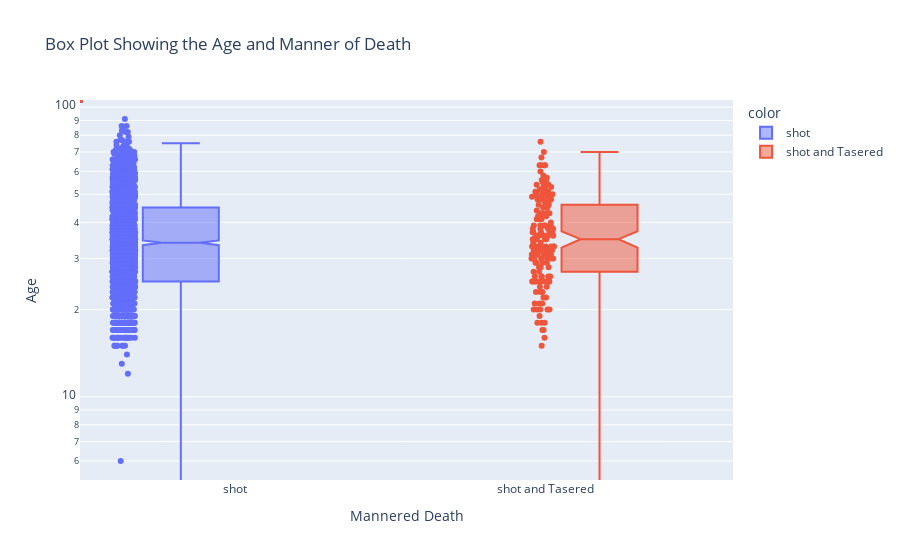

Notebook source saved alongside this figure:
### Code cell
box = px.box(x=df_fatalities.manner_of_death,y=df_fatalities.age,color=df_fatalities.manner_of_death, notched=True,points='all',
             title='Box Plot Showing the Age and Manner of Death')
 
box.update_layout(yaxis=dict(type='log'),xaxis_title="Mannered Death",yaxis_title="Age")
 
box.show()

### Figure 1 — Plotly figure (JSON) as saved in the notebook; plotly's stock layout.template omitted (floating-point values rounded to 4 significant figures; data arrays with more than 128 entries replaced by an {"elided": "..."} marker saying what was removed)
{"data": [{"alignmentgroup": "True", "boxpoints": "all", "hovertemplate": "color=shot<br>x=%{x}<br>y=%{y}<extra></extra>", "legendgroup": "shot", "marker": {"color": "#636efa"}, "name": "shot", "notched": true, "offsetgroup": "shot", "orientation": "v", "showlegend": true, "type": "box", "x": {"elided": "2363 str values"}, "x0": " ", "xaxis": "x", "y": {"elided": "2363 int values"}, "y0": " ", "yaxis": "y"}, {"alignmentgroup": "True", "boxpoints": "all", "hovertemplate": "color=shot and Tasered<br>x=%{x}<br>y=%{y}<extra></extra>", "legendgroup": "shot and Tasered", "marker": {"color": "#EF553B"}, "name": "shot and Tasered", "notched": true, "offsetgroup": "shot and Tasered", "orientation": "v", "showlegend": true, "type": "box", "x": {"elided": "172 str values"}, "x0": " ", "xaxis": "x", "y": {"elided": "172 int values"}, "y0": " ", "yaxis": "y"}], "layout": {"boxmode": "group", "legend": {"title": {"text": "color"}, "tracegroupgap": 0}, "title": {"text": "Box Plot Showing the Age and Manner of Death"}, "xaxis": {"anchor": "y", "domain": [0, 1], "title": {"text": "Mannered Death"}}, "yaxis": {"anchor": "x", "domain": [0, 1], "title": {"text": "Age"}, "type": "log"}}}
